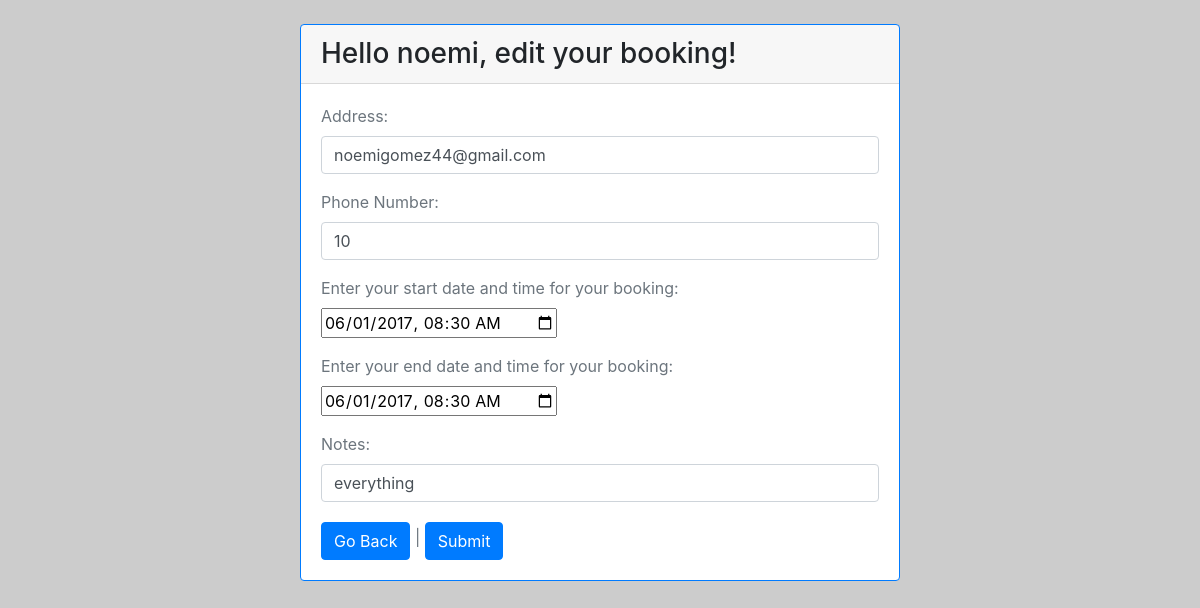
Page /book/edit/3 (signed in) on the committed database.
### exam_app/models.py (models this page shows)
class User(models.Model):
    first_name = models.CharField(max_length=45)
    last_name = models.CharField(max_length=45)
    email = models.CharField(max_length=45)
    password = models.CharField(max_length=255)
    created_at = models.DateTimeField(auto_now_add=True)
    updated_at = models.DateTimeField(auto_now=True)
    objects=UserManager()

class Book(models.Model):
    address = models.CharField(max_length=255)
    phone = models.IntegerField()
    start = models.DateTimeField(max_length=45)
    end = models.DateTimeField(max_length=45)
    notes = models.CharField(max_length=255)
    creator = models.ForeignKey(User, related_name= "book")
    created_at = models.DateTimeField(auto_now_add=True)
    updated_at = models.DateTimeField(auto_now=True)
    objects=BookManager()

### exam_app/views.py (the view)
# urls.py: url(r'^book/edit/(?P<bookid>\d+)$', views.edit_book), # This allows us to change the job/description.
def edit_book(request, bookid):
    book = Book.objects.get(id=bookid)
    user = User.objects.get(id = request.session['user_id'])
    context={
        'user': user,
        "book": book
    }
    return render(request, 'edit.html', context)

### exam_app/templates/edit.html (shortened to what this page needs)
<!DOCTYPE html>
<html lang="en">
<head>
    <link rel="stylesheet" href="https://stackpath.bootstrapcdn.com/bootstrap/4.3.1/css/bootstrap.min.css"
>
</head>
<body>
    <div class="card border-primary w-50 mx-auto mt-4">
        <h3 class="card-header">Hello {{user.first_name}}, edit your booking!</h3>
        <div class="card-body text-secondary">
            <form action="/edit_book_process/{{book.id}}" method="POST">
                <div class="form-group">
                    <label for="address">Address:</label>
                    <input type="text" class="form-control" name="address" value="{{user.email}}">
                </div>
                <div class="form-group">
                    <label for="phone">Phone Number:</label>
                    <input type="text" class="form-control" name="phone" value={{book.phone}}>
                </div>
                <div class="form-group">
                    <label for="start">Enter your start date and time for your booking:</label>
                    <input id="start" type="datetime-local" name="start" value="2017-06-01T08:30">
                </div>
                <div class="form-group">
                    <label for="end">Enter your end date and time for your booking:</label>
                    <input id="end" type="datetime-local" name="end" value="2017-06-01T08:30">
                </div>
                <div class="form-group">
                    <label for="notes">Notes:</label>
                    <input type="text" class="form-control" name="notes" value="{{book.notes}}">
                </div>
                <footer>
                    <a href="/dash" class="btn btn-primary  mt-1">Go Back</a>
                    |
                    <button type="submit" class="btn btn-primary  mt-1">Submit</button>
                </footer>
            </form>
        </div>
    </div>
</body>
</html>

### exam_app/templates/edit.html (style rules this page uses)
body { background-image: url("exam_app\static\exam_app\img\nanny+icon.png"); background-color: #cccccc; }

### rows in the picture
User: first_name "noemi", address "noemigomez44@gmail.com"
Book: phone "10", notes "everything"
